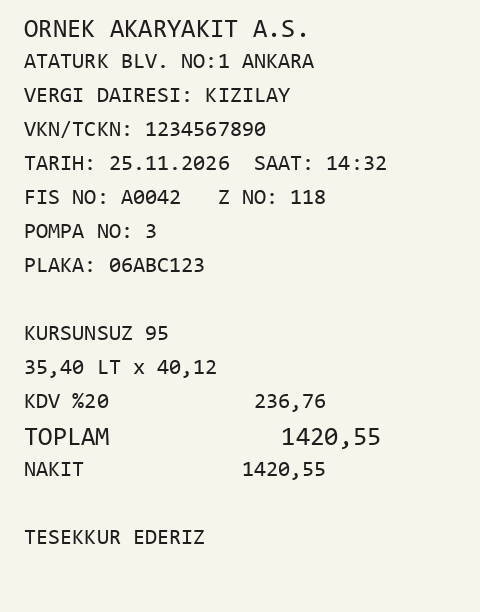
#> input picture samples/receipt-sample.png, 480 x 612 px
$ python -i preprocess.py   (imports and definitions only)
#> lines starting #> are read from the running program, lines starting #| are printed output that depends on the picture; after the words box and inside, x2 and y2 are one past the last pixel; in counts of white or black regions, pixels touching at a corner belong together
#> further down, picture is the input picture: PIL image 480x612 RGB; mean R, G, B 237.5, 234.6, 227
from dataclasses import dataclass

import cv2
import numpy as np
from PIL import Image


@dataclass(frozen=True)
class PreprocessOptions:
    min_height: int = 1000
    bilateral_diameter: int = 11
    bilateral_sigma: int = 17
    clahe_clip_limit: float = 3.0
    clahe_tile: int = 8
    adaptive_block_size: int = 15
    adaptive_c: int = 10


DEFAULT_OPTIONS = PreprocessOptions()


def to_gray(image: Image.Image) -> np.ndarray:
    rgb = np.array(image.convert("RGB"))
    return cv2.cvtColor(rgb, cv2.COLOR_RGB2GRAY)


def upscale(gray: np.ndarray, min_height: int) -> np.ndarray:
#> called with min_height = 1000
    height, width = gray.shape[:2]
#> height = 612; width = 480
    if height >= min_height:
        return gray
    scale = min_height / height
#> scale = 1.63
    return cv2.resize(gray, (int(width * scale), min_height), interpolation=cv2.INTER_CUBIC)
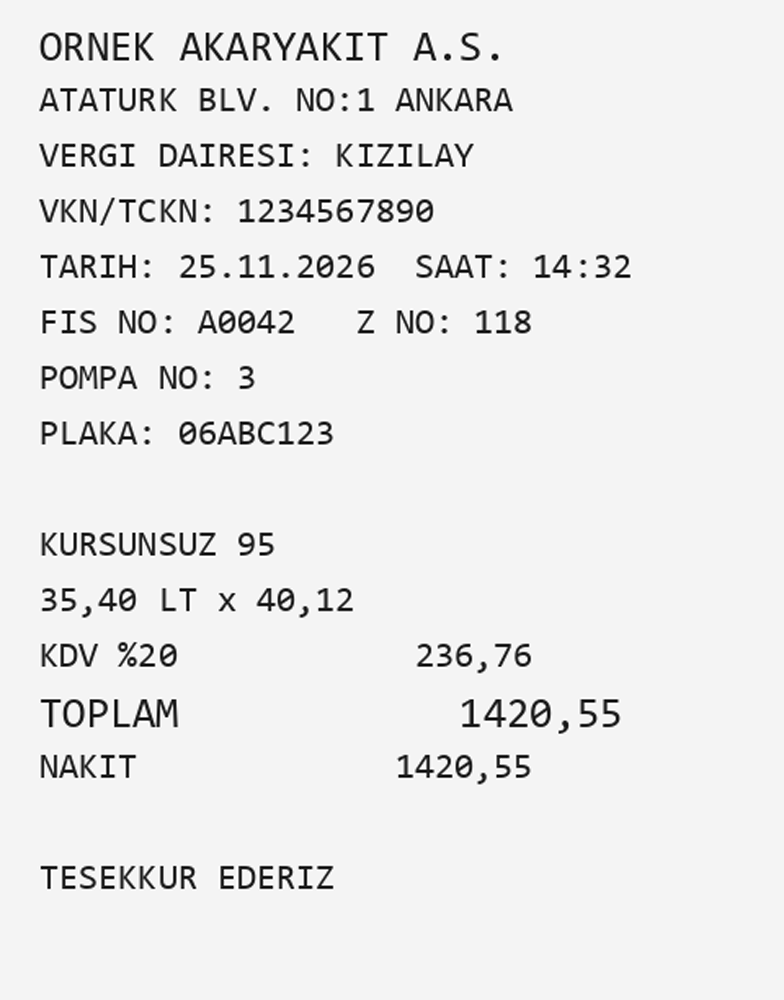
#> returned value: shape (1000, 784); min 0, max 255, mean 234.6


def denoise_and_enhance(gray: np.ndarray, options: PreprocessOptions) -> np.ndarray:
    bilateral = cv2.bilateralFilter(gray, options.bilateral_diameter, options.bilateral_sigma, options.bilateral_sigma)
    blurred = cv2.GaussianBlur(bilateral, (5, 5), 0)
    clahe = cv2.createCLAHE(clipLimit=options.clahe_clip_limit, tileGridSize=(options.clahe_tile, options.clahe_tile))
    return clahe.apply(blurred)
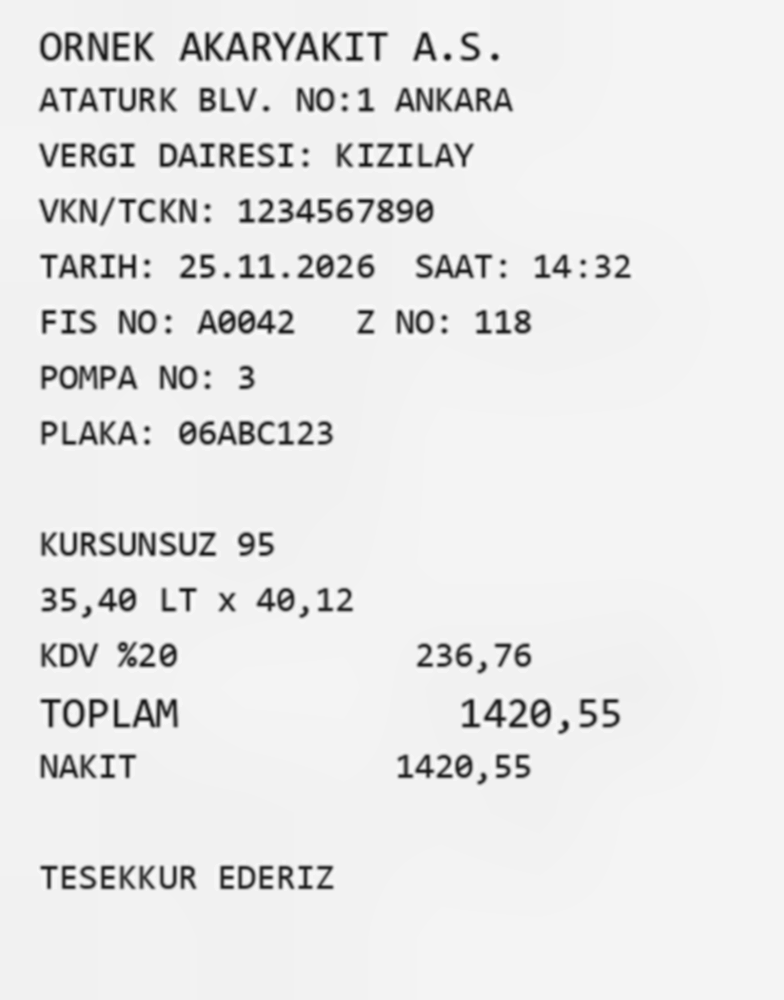
#> returned value: shape (1000, 784); min 19, max 252, mean 231.9


def threshold_candidates(enhanced: np.ndarray, options: PreprocessOptions) -> dict[str, np.ndarray]:
    _, otsu = cv2.threshold(enhanced, 0, 255, cv2.THRESH_BINARY + cv2.THRESH_OTSU)
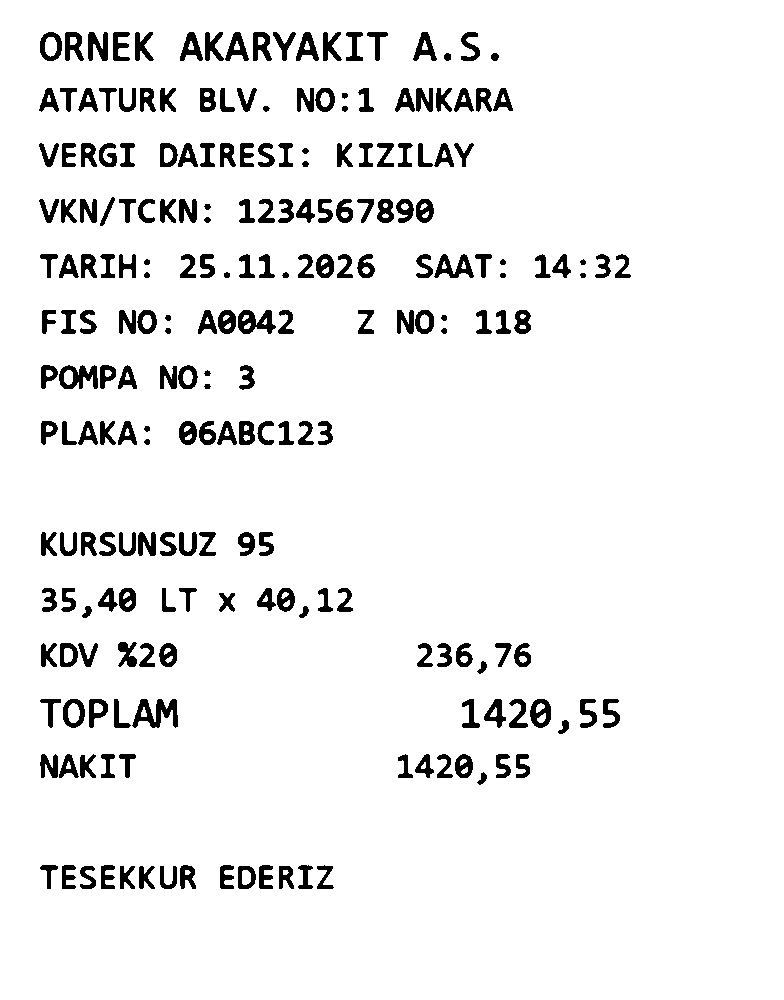
#> otsu: shape (1000, 784); 93.8% white; 226 black regions, largest, box (x1, y1, x2, y2) and area: (132, 699, 178, 728) 707, (59, 365, 98, 389) 547, (238, 310, 276, 334) 539
    mean = cv2.adaptiveThreshold(
        enhanced, 255, cv2.ADAPTIVE_THRESH_MEAN_C, cv2.THRESH_BINARY, options.adaptive_block_size, options.adaptive_c
    )
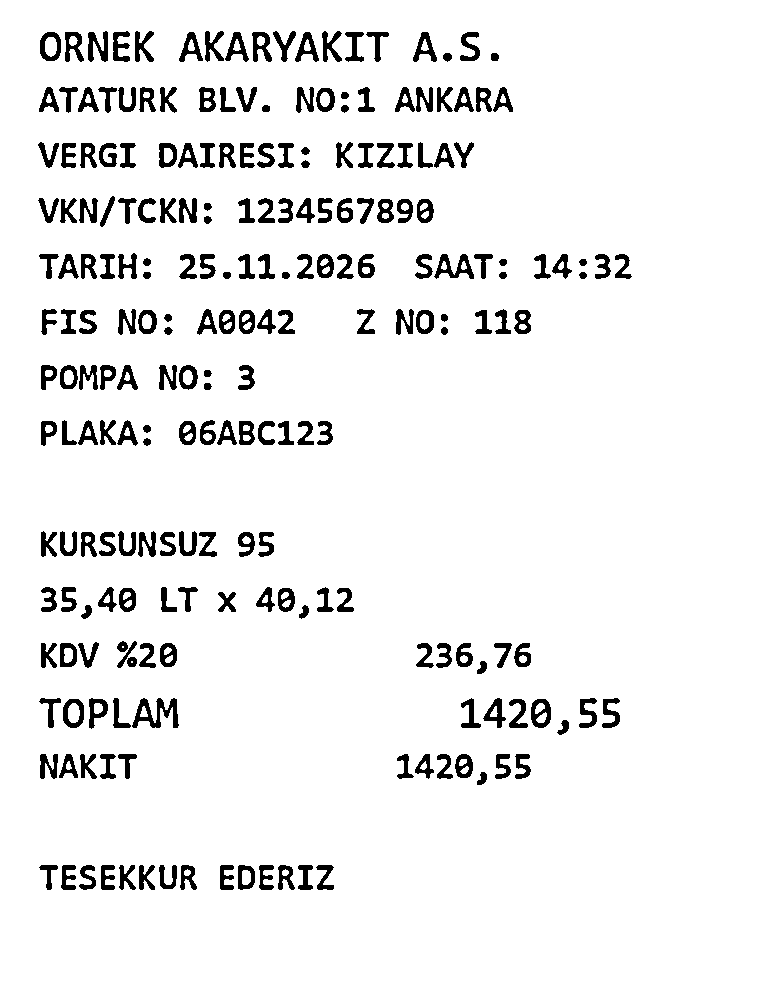
#> mean: shape (1000, 784); 93.8% white; 230 black regions, largest, box (x1, y1, x2, y2) and area: (132, 698, 179, 728) 646, (434, 254, 474, 279) 446, (88, 31, 108, 62) 366
    gaussian = cv2.adaptiveThreshold(
        enhanced, 255, cv2.ADAPTIVE_THRESH_GAUSSIAN_C, cv2.THRESH_BINARY, options.adaptive_block_size, options.adaptive_c
    )
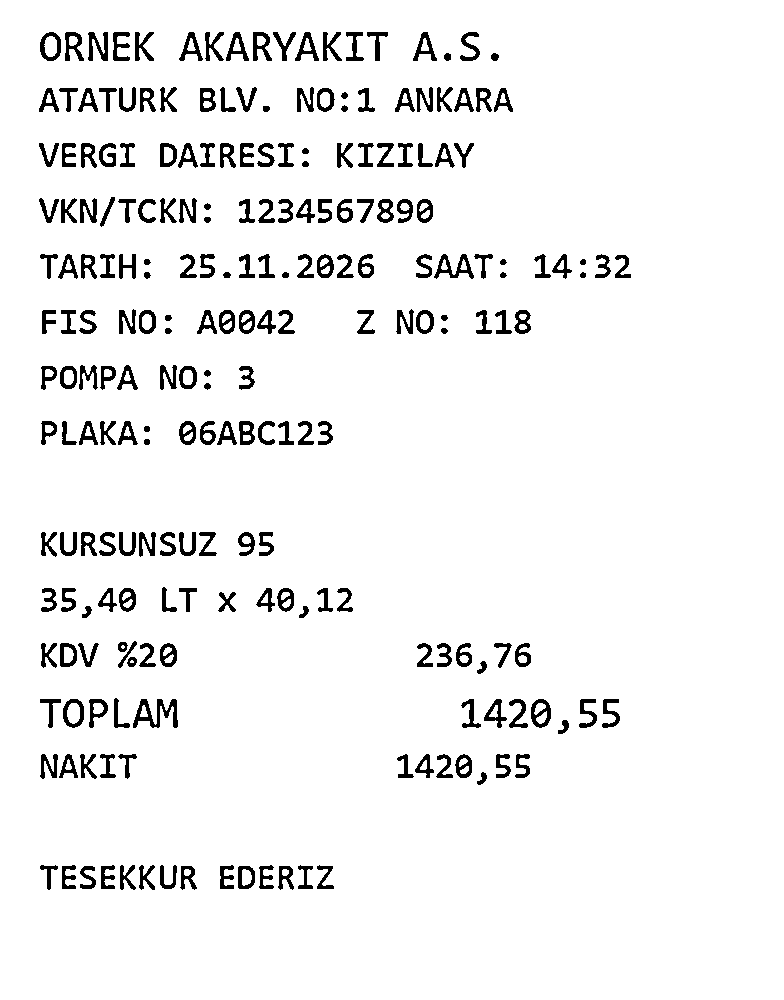
#> gaussian: shape (1000, 784); 94.7% white; 230 black regions, largest, box (x1, y1, x2, y2) and area: (133, 699, 178, 728) 572, (434, 254, 474, 279) 392, (88, 32, 108, 61) 317
    return {"otsu": otsu, "adaptive_mean": mean, "adaptive_gaussian": gaussian}


def pick_threshold(candidates: dict[str, np.ndarray]) -> tuple[str, np.ndarray]:
    name, image = max(candidates.items(), key=lambda item: cv2.countNonZero(item[1]))
#> name = 'adaptive_gaussian'
    return name, image


def preprocess(image: Image.Image, options: PreprocessOptions = DEFAULT_OPTIONS) -> np.ndarray:
    gray = upscale(to_gray(image), options.min_height)
    enhanced = denoise_and_enhance(gray, options)
    _, binary = pick_threshold(threshold_candidates(enhanced, options))
    kernel = cv2.getStructuringElement(cv2.MORPH_RECT, (1, 1))
    cleaned = cv2.morphologyEx(binary, cv2.MORPH_CLOSE, kernel)
    return cv2.morphologyEx(cleaned, cv2.MORPH_OPEN, kernel)


def to_pil(binary: np.ndarray) -> Image.Image:
    return Image.fromarray(binary)

>>> from PIL import Image
>>> picture = Image.open('../../samples/receipt-sample.png')
>>> result = preprocess(picture)
